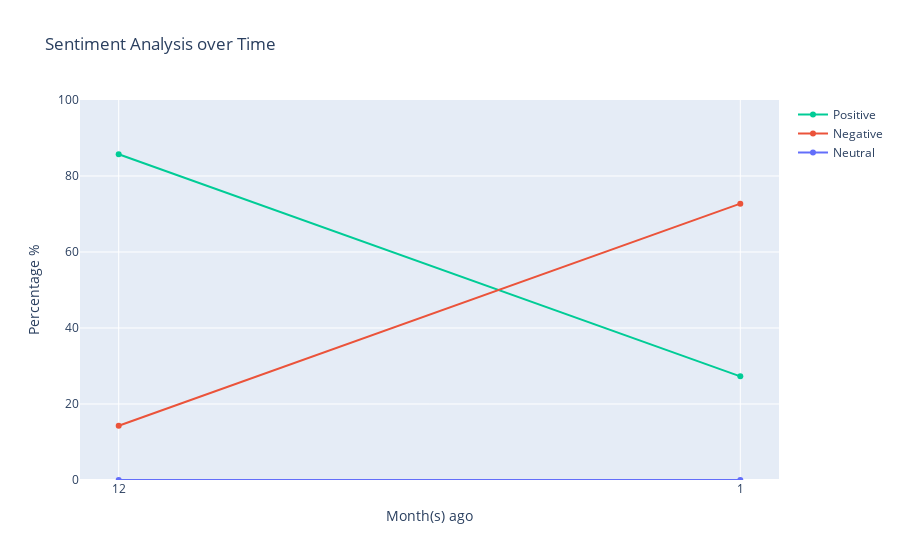

The notebook cell saved with this chart:
### Code cell
fig1 = go.Figure()

fig1.add_trace(go.Line(x=df_groupby_date_label.index,
                      y=df_groupby_date_label['POSITIVE']/df_groupby_date_label['TOTAL']*100,
                      line=dict(color='#00cc96'),
                      name='Positive',
                      text=['{:.2f}%'.format(v) for v in df_groupby_date_label['POSITIVE']/df_groupby_date_label['TOTAL']*100], hovertemplate='%{text}<extra></extra>'))

fig1.add_trace(go.Line(x=df_groupby_date_label.index,
                      y=df_groupby_date_label['NEGATIVE']/df_groupby_date_label['TOTAL']*100,
                      name='Negative',
                      line=dict(color='#eb533a'),
                      text=['{:.2f}%'.format(v) for v in df_groupby_date_label['NEGATIVE']/df_groupby_date_label['TOTAL']*100], hovertemplate='%{text}<extra></extra>'))

fig1.add_trace(go.Line(x=df_groupby_date_label.index,
                      y=df_groupby_date_label['NEUTRAL']/df_groupby_date_label['TOTAL']*100,
                      name='Neutral',
                      line=dict(color='#636efa'),
                      text=['{:.2f}%'.format(v) for v in df_groupby_date_label['NEUTRAL']/df_groupby_date_label['TOTAL']*100], hovertemplate='%{text}<extra></extra>'))

fig1.update_layout(title='Sentiment Analysis over Time', xaxis_title='Month(s) ago', yaxis_title='Percentage %', yaxis_range=[0,100])
fig1.show()

### Figure 1 — Plotly figure (JSON) as saved in the notebook; plotly's stock layout.template omitted (floating-point values rounded to 4 significant figures)
{"data": [{"hovertemplate": "%{text}<extra></extra>", "line": {"color": "#00cc96"}, "name": "Positive", "text": ["85.71%", "27.27%"], "type": "scatter", "x": ["12", "1"], "y": [85.71, 27.27]}, {"hovertemplate": "%{text}<extra></extra>", "line": {"color": "#eb533a"}, "name": "Negative", "text": ["14.29%", "72.73%"], "type": "scatter", "x": ["12", "1"], "y": [14.29, 72.73]}, {"hovertemplate": "%{text}<extra></extra>", "line": {"color": "#636efa"}, "name": "Neutral", "text": ["0.00%", "0.00%"], "type": "scatter", "x": ["12", "1"], "y": [0, 0]}], "layout": {"title": {"text": "Sentiment Analysis over Time"}, "xaxis": {"title": {"text": "Month(s) ago"}}, "yaxis": {"range": [0, 100], "title": {"text": "Percentage %"}}}}
